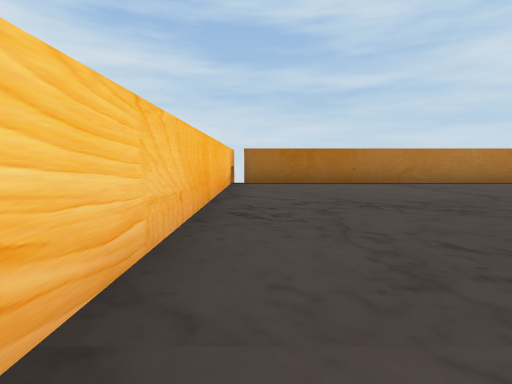
[1] (above)

17 first-person views from a walk through a 3-D level made in the Unity game engine. The camera is 0.53 m above the floor, tilts 6° down and sees 85° across. The floor is counted in squares, 1 m on a side. Each view is taken from the middle of a square. On the plan, view 1 faces up. The plan holds only what a view shows up to about 9 squares ahead; the rest is blank. The place goes on beyond the plan. Some surface patterns are stand-ins.

[2]
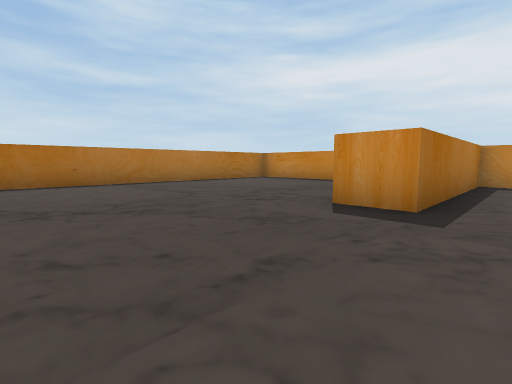

[3]
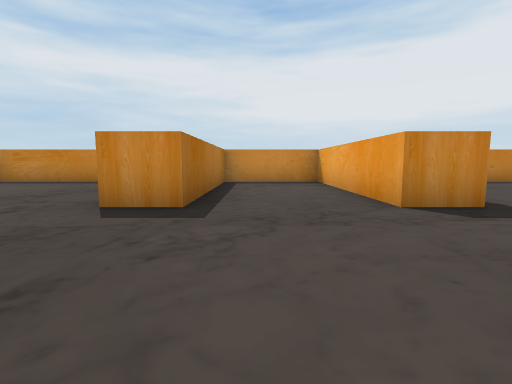

[4]
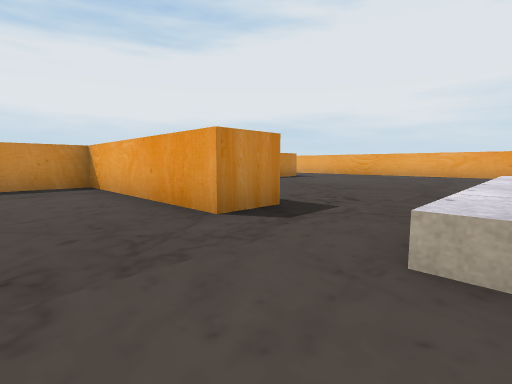

[5]
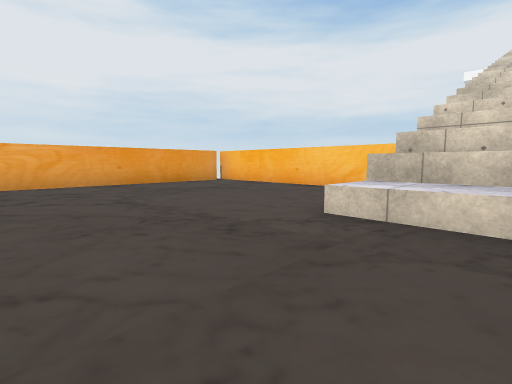

[6]
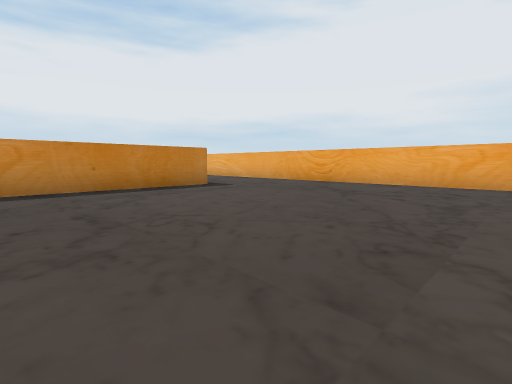

[7]
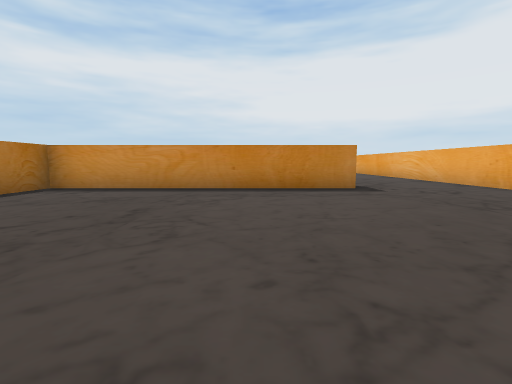

[8]
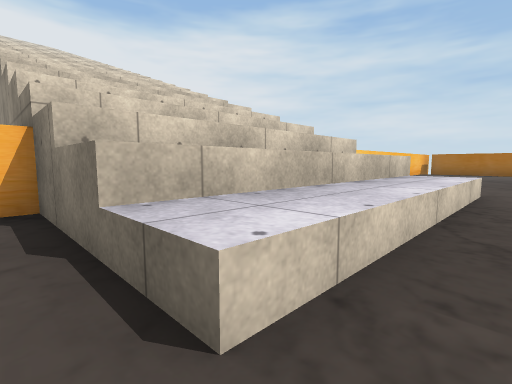

[9]
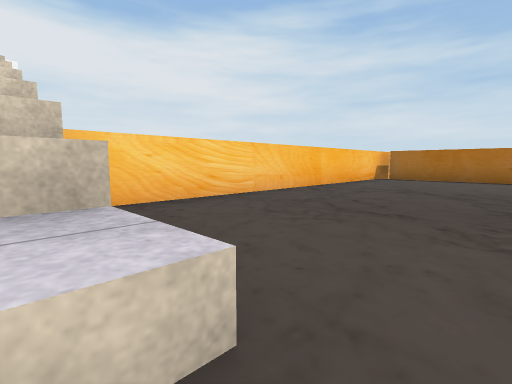

[10]
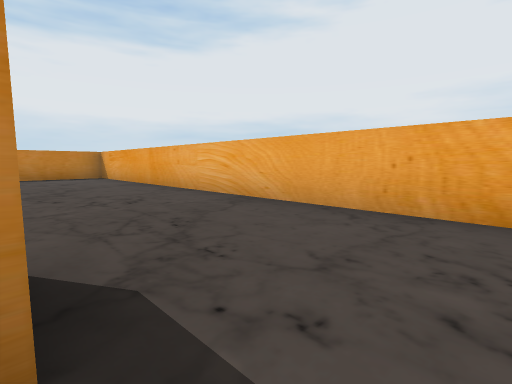

[11]
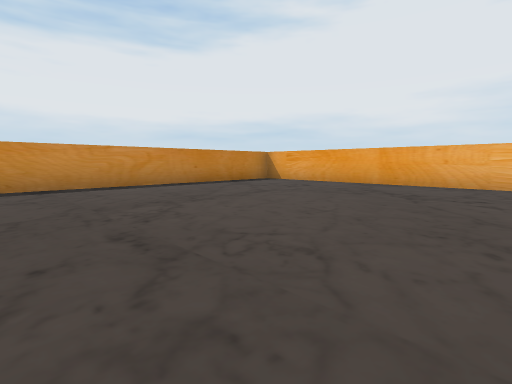

[12]
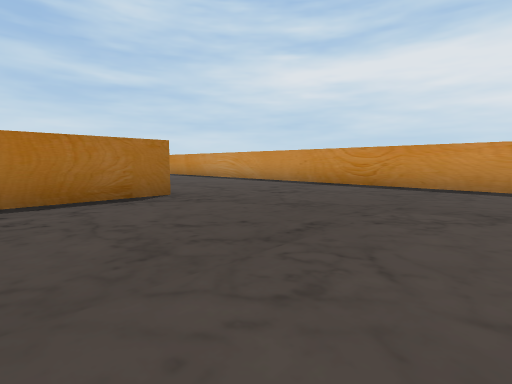

[13]
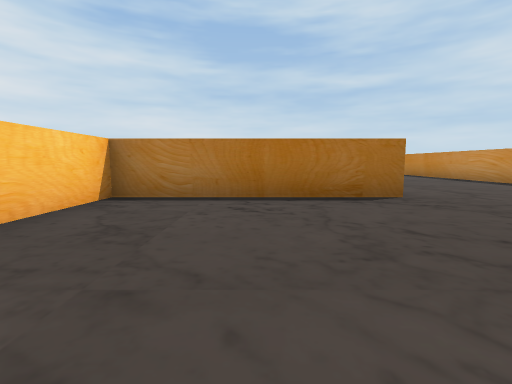

[14]
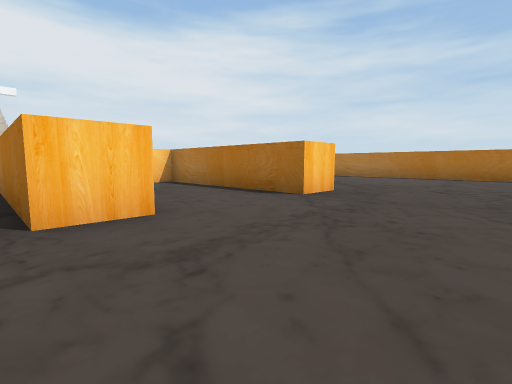

[15]
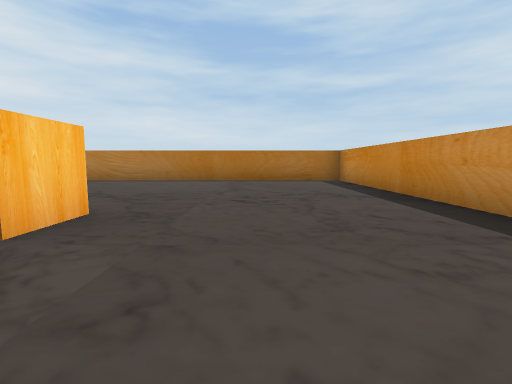

[16]
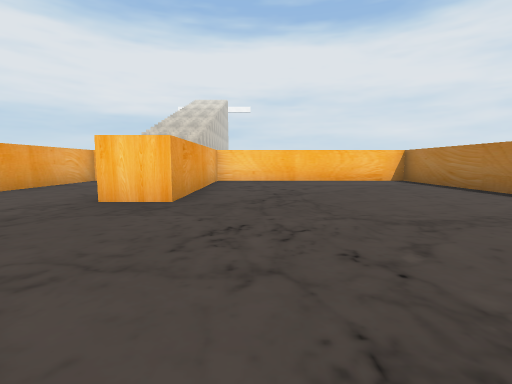

[17]
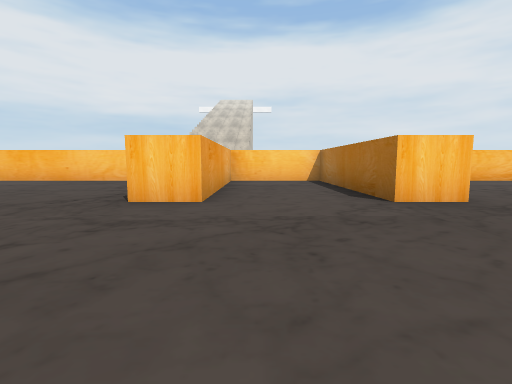

### Floor plan
Key: @ floor where view 1 was taken; # wall or solid block; x gap in a wall; . floor; ^ raised ledge.
Columns run from 1 left of view 1 to 19 right of it. Each row starts with its distance up from view 1.
  8 #x####### ###########
  7 #........ #.........#
  6 #.........#.........#
  5 #.........#.........#
  4 #.........#.........#
  3 #........ #.........#
  2 #......   #.........#
  1 #.....##########....#
  0 #@........#.........#
 -1 #.........#.........#
 -2 ##^^..##########....#
 -3  #^^......#.........#
 -4  #^^......#.........#
 -5  #^^......#.........#
 -6 ##^^......#.........#
 -7 #.........#.........#
 -8 #.........#.........#
 -9 #.........#.........#
-10 #...................#
-11 #...................#
-12 #####################

Positions as (right, up) in squares from view 1, and headings:
1: (0, 0), facing up
2: (1, 0), facing up-right
3: (1, 0), facing right
4: (2, 0), facing down-right
5: (5, -5), facing down-left
6: (3, -5), facing down-right
7: (3, -7), facing right
8: (3, -7), facing up-left
9: (3, -2), facing up-left
10: (8, -9), facing down-right
11: (12, -5), facing down-right
12: (12, -7), facing up-right
13: (12, -7), facing up
14: (17, -3), facing up-left
15: (16, -1), facing up
16: (18, 3), facing left
17: (18, -1), facing left
